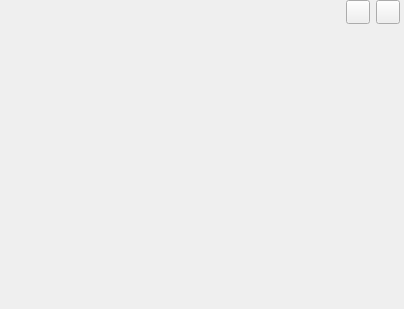
<?xml version="1.0" encoding="UTF-8"?>
<ui version="4.0">
 <class>SkinWindow</class>
 <widget class="QWidget" name="SkinWindow">
  <property name="geometry">
   <rect>
    <x>0</x>
    <y>0</y>
    <width>404</width>
    <height>309</height>
   </rect>
  </property>
  <property name="windowTitle">
   <string>SkinWindow</string>
  </property>
  <layout class="QVBoxLayout" name="verticalLayout">
   <property name="spacing">
    <number>0</number>
   </property>
   <property name="leftMargin">
    <number>0</number>
   </property>
   <property name="topMargin">
    <number>0</number>
   </property>
   <property name="rightMargin">
    <number>0</number>
   </property>
   <property name="bottomMargin">
    <number>0</number>
   </property>
   <item>
    <widget class="QWidget" name="titleWidget" native="true">
     <property name="sizePolicy">
      <sizepolicy hsizetype="Expanding" vsizetype="Fixed">
       <horstretch>0</horstretch>
       <verstretch>0</verstretch>
      </sizepolicy>
     </property>
     <property name="titleskin" stdset="0">
      <bool>true</bool>
     </property>
     <layout class="QHBoxLayout" name="horizontalLayout">
      <property name="leftMargin">
       <number>12</number>
      </property>
      <property name="topMargin">
       <number>0</number>
      </property>
      <property name="rightMargin">
       <number>4</number>
      </property>
      <property name="bottomMargin">
       <number>0</number>
      </property>
      <item>
       <widget class="QLabel" name="titleIcon">
        <property name="sizePolicy">
         <sizepolicy hsizetype="Fixed" vsizetype="Fixed">
          <horstretch>0</horstretch>
          <verstretch>0</verstretch>
         </sizepolicy>
        </property>
        <property name="minimumSize">
         <size>
          <width>42</width>
          <height>18</height>
         </size>
        </property>
        <property name="maximumSize">
         <size>
          <width>42</width>
          <height>18</height>
         </size>
        </property>
        <property name="text">
         <string/>
        </property>
       </widget>
      </item>
      <item>
       <spacer name="horizontalSpacer">
        <property name="orientation">
         <enum>Qt::Horizontal</enum>
        </property>
        <property name="sizeHint" stdset="0">
         <size>
          <width>277</width>
          <height>20</height>
         </size>
        </property>
       </spacer>
      </item>
      <item>
       <widget class="QPushButton" name="sysmin">
        <property name="sizePolicy">
         <sizepolicy hsizetype="Fixed" vsizetype="Fixed">
          <horstretch>0</horstretch>
          <verstretch>0</verstretch>
         </sizepolicy>
        </property>
        <property name="minimumSize">
         <size>
          <width>24</width>
          <height>24</height>
         </size>
        </property>
        <property name="maximumSize">
         <size>
          <width>24</width>
          <height>24</height>
         </size>
        </property>
        <property name="text">
         <string/>
        </property>
       </widget>
      </item>
      <item>
       <widget class="QPushButton" name="sysclose">
        <property name="sizePolicy">
         <sizepolicy hsizetype="Fixed" vsizetype="Fixed">
          <horstretch>0</horstretch>
          <verstretch>0</verstretch>
         </sizepolicy>
        </property>
        <property name="minimumSize">
         <size>
          <width>24</width>
          <height>24</height>
         </size>
        </property>
        <property name="maximumSize">
         <size>
          <width>24</width>
          <height>24</height>
         </size>
        </property>
        <property name="text">
         <string/>
        </property>
       </widget>
      </item>
     </layout>
    </widget>
   </item>
   <item>
    <widget class="QWidget" name="bodyWidget" native="true">
     <property name="sizePolicy">
      <sizepolicy hsizetype="Expanding" vsizetype="Expanding">
       <horstretch>0</horstretch>
       <verstretch>0</verstretch>
      </sizepolicy>
     </property>
     <layout class="QGridLayout" name="gridLayout"/>
    </widget>
   </item>
  </layout>
 </widget>
 <layoutdefault spacing="6" margin="11"/>
 <resources/>
 <connections/>
</ui>
